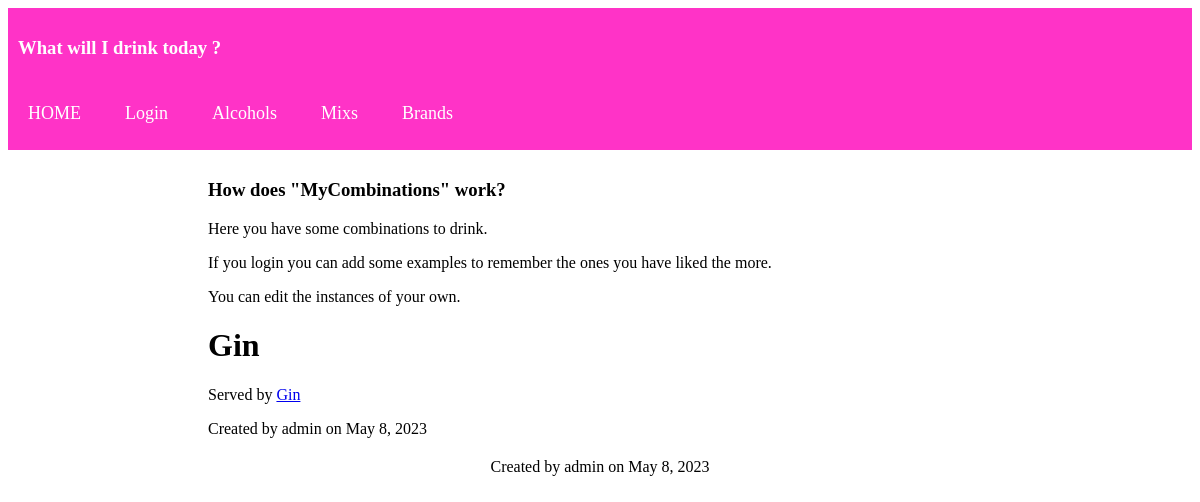
The app's page /mycombinations/alcohols/1 with its own data.
### web/models.py (models this page shows, shortened)
class Alcohol(models.Model):
    name = models.CharField(max_length=200)
    brand = models.ForeignKey(Brand, on_delete=models.CASCADE)
    user = models.ForeignKey(User, default=1, on_delete=models.CASCADE)
    date = models.DateField(default=date.today)

### web/views.py (the view)
class AlcoholDetail(generic.DetailView):
    model = Alcohol
    template_name = 'web/alcohol_detail.html'
    def get_context_data(self, **kwargs):
        context = super(AlcoholDetail, self).get_context_data(**kwargs)
        return context

### web/templates/web/alcohol_detail.html (shortened to what this page needs)
{% extends "web/index.html" %}
{% block content %}
<h1>
    {{ alcohol.name }}
</h1>
<p>Served by <a href="{% url 'web:alcohol_detail' alcohol.id %}">{{ alcohol.name }}</a></p>
{% block footer %}
    Created by {{ alcohol.user }} on {{ alcohol.date }}
{% endblock %}
{% endblock %}

### records on screen
Alcohol: name "Gin", user "admin admin", date "May 8, 2023 May 8, 2023"
